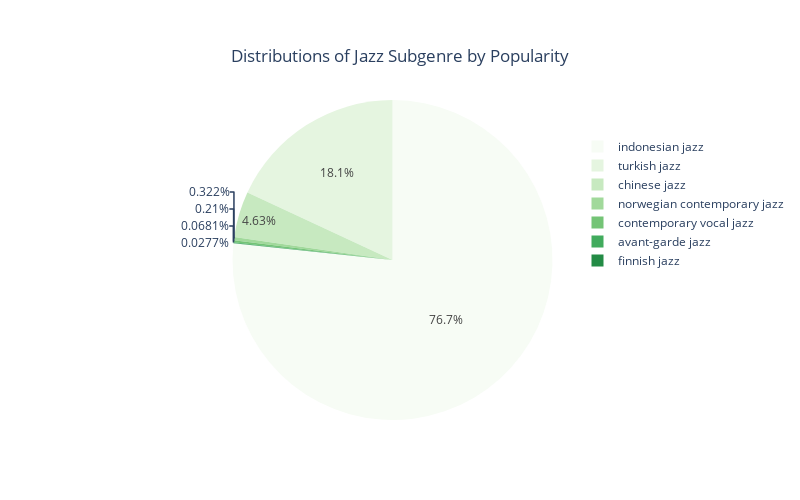

Write notebook code for a chart like this one.
### Markdown cell above
#### Jazz Genre
Last genre that we'll talk about is jazz. It only has 7 subgenres so we think that it's easier to read the distributions of subgenre from a pie chart as below.

### Code cell
# Jazz
df_jazz_sum = df[df['genre'] == 'jazz'].groupby('sub_genre')['popularity'].sum().reset_index(name='sum popularity')
fig = px.pie(df_jazz_sum, values='sum popularity', names='sub_genre',
             title='Distributions of Jazz Subgenre by Popularity',
             hover_data=['sum popularity'], labels={'sub_genre':'Subgenre'},
             height=500,
             width=800,
             color_discrete_sequence=px.colors.sequential.Greens)
fig.update_layout(uniformtext_minsize=10, uniformtext_mode='hide')
fig.update_layout(
    title={
        'y':0.9,
        'x':0.5,
        'xanchor': 'center',
        'yanchor': 'top'},
    legend={
        'y':0.9,
        'x':1.3,
        'xanchor': 'right',
        'yanchor': 'top'})
fig.show(config=config)

### Figure 1 — Plotly figure (JSON) as saved in the notebook; plotly's stock layout.template omitted (floating-point values rounded to 4 significant figures)
{"data": [{"customdata": [[616.5], [41860.0], [1904.0], [250.5], [693700.0], [2910.0], [163500.0]], "domain": {"x": [0, 1], "y": [0, 1]}, "hovertemplate": "Subgenre=%{label}<br>sum popularity=%{customdata[0]}<extra></extra>", "labels": ["avant-garde jazz", "chinese jazz", "contemporary vocal jazz", "finnish jazz", "indonesian jazz", "norwegian contemporary jazz", "turkish jazz"], "legendgroup": "", "name": "", "showlegend": true, "type": "pie", "values": [616.5, 41860.0, 1904.0, 250.5, 693700.0, 2910.0, 163500.0]}], "layout": {"height": 500, "legend": {"tracegroupgap": 0, "x": 1.3, "xanchor": "right", "y": 0.9, "yanchor": "top"}, "piecolorway": ["rgb(247,252,245)", "rgb(229,245,224)", "rgb(199,233,192)", "rgb(161,217,155)", "rgb(116,196,118)", "rgb(65,171,93)", "rgb(35,139,69)", "rgb(0,109,44)", "rgb(0,68,27)"], "title": {"text": "Distributions of Jazz Subgenre by Popularity", "x": 0.5, "xanchor": "center", "y": 0.9, "yanchor": "top"}, "uniformtext": {"minsize": 10, "mode": "hide"}, "width": 800}}
